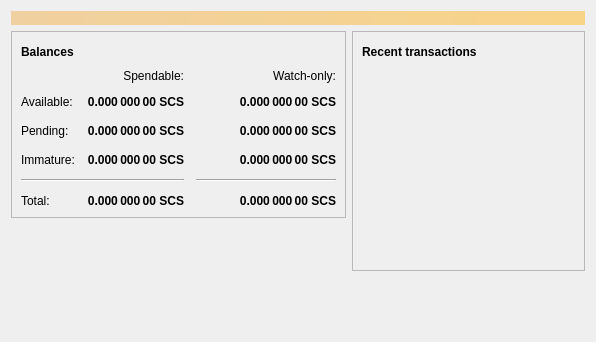
<?xml version="1.0" encoding="UTF-8"?>
<ui version="4.0">
 <class>OverviewPage</class>
 <widget class="QWidget" name="OverviewPage">
  <property name="geometry">
   <rect>
    <x>0</x>
    <y>0</y>
    <width>596</width>
    <height>342</height>
   </rect>
  </property>
  <property name="windowTitle">
   <string>Form</string>
  </property>
  <layout class="QVBoxLayout" name="topLayout">
   <item>
    <widget class="QLabel" name="labelAlerts">
     <property name="visible">
      <bool>false</bool>
     </property>
     <property name="styleSheet">
      <string notr="true">QLabel { background-color: qlineargradient(x1: 0, y1: 0, x2: 1, y2: 0, stop:0 #F0D0A0, stop:1 #F8D488); color:#000000; }</string>
     </property>
     <property name="wordWrap">
      <bool>true</bool>
     </property>
     <property name="margin">
      <number>3</number>
     </property>
     <property name="textInteractionFlags">
      <set>Qt::TextSelectableByMouse</set>
     </property>
    </widget>
   </item>
   <item>
    <layout class="QHBoxLayout" name="horizontalLayout" stretch="1,1">
     <item>
      <layout class="QVBoxLayout" name="verticalLayout_2">
       <item>
        <widget class="QFrame" name="frame">
         <property name="frameShape">
          <enum>QFrame::StyledPanel</enum>
         </property>
         <property name="frameShadow">
          <enum>QFrame::Raised</enum>
         </property>
         <layout class="QVBoxLayout" name="verticalLayout_4">
          <item>
           <layout class="QHBoxLayout" name="horizontalLayout_4">
            <item>
             <widget class="QLabel" name="label_5">
              <property name="font">
               <font>
                <weight>75</weight>
                <bold>true</bold>
               </font>
              </property>
              <property name="text">
               <string>Balances</string>
              </property>
             </widget>
            </item>
            <item>
             <widget class="QPushButton" name="labelWalletStatus">
              <property name="enabled">
               <bool>true</bool>
              </property>
              <property name="maximumSize">
               <size>
                <width>30</width>
                <height>16777215</height>
               </size>
              </property>
              <property name="toolTip">
               <string>The displayed information may be out of date. Your wallet automatically synchronizes with the Salemcash network after a connection is established, but this process has not completed yet.</string>
              </property>
              <property name="text">
               <string/>
              </property>
              <property name="icon">
               <iconset resource="../salemcash.qrc">
                <normaloff>:/icons/warning</normaloff>
                <disabledoff>:/icons/warning</disabledoff>:/icons/warning</iconset>
              </property>
              <property name="iconSize">
               <size>
                <width>24</width>
                <height>24</height>
               </size>
              </property>
              <property name="flat">
               <bool>true</bool>
              </property>
             </widget>
            </item>
            <item>
             <spacer name="horizontalSpacer_3">
              <property name="orientation">
               <enum>Qt::Horizontal</enum>
              </property>
              <property name="sizeHint" stdset="0">
               <size>
                <width>40</width>
                <height>20</height>
               </size>
              </property>
             </spacer>
            </item>
           </layout>
          </item>
          <item>
           <layout class="QGridLayout" name="gridLayout">
            <property name="spacing">
             <number>12</number>
            </property>
            <item row="2" column="2">
             <widget class="QLabel" name="labelWatchPending">
              <property name="font">
               <font>
                <weight>75</weight>
                <bold>true</bold>
               </font>
              </property>
              <property name="cursor">
               <cursorShape>IBeamCursor</cursorShape>
              </property>
              <property name="toolTip">
               <string>Unconfirmed transactions to watch-only addresses</string>
              </property>
              <property name="text">
               <string notr="true">0.000 000 00 SCS</string>
              </property>
              <property name="alignment">
               <set>Qt::AlignRight|Qt::AlignTrailing|Qt::AlignVCenter</set>
              </property>
              <property name="textInteractionFlags">
               <set>Qt::LinksAccessibleByMouse|Qt::TextSelectableByKeyboard|Qt::TextSelectableByMouse</set>
              </property>
             </widget>
            </item>
            <item row="2" column="1">
             <widget class="QLabel" name="labelUnconfirmed">
              <property name="font">
               <font>
                <weight>75</weight>
                <bold>true</bold>
               </font>
              </property>
              <property name="cursor">
               <cursorShape>IBeamCursor</cursorShape>
              </property>
              <property name="toolTip">
               <string>Total of transactions that have yet to be confirmed, and do not yet count toward the spendable balance</string>
              </property>
              <property name="text">
               <string notr="true">0.000 000 00 SCS</string>
              </property>
              <property name="alignment">
               <set>Qt::AlignRight|Qt::AlignTrailing|Qt::AlignVCenter</set>
              </property>
              <property name="textInteractionFlags">
               <set>Qt::LinksAccessibleByMouse|Qt::TextSelectableByKeyboard|Qt::TextSelectableByMouse</set>
              </property>
             </widget>
            </item>
            <item row="3" column="2">
             <widget class="QLabel" name="labelWatchImmature">
              <property name="font">
               <font>
                <weight>75</weight>
                <bold>true</bold>
               </font>
              </property>
              <property name="cursor">
               <cursorShape>IBeamCursor</cursorShape>
              </property>
              <property name="toolTip">
               <string>Mined balance in watch-only addresses that has not yet matured</string>
              </property>
              <property name="text">
               <string notr="true">0.000 000 00 SCS</string>
              </property>
              <property name="alignment">
               <set>Qt::AlignRight|Qt::AlignTrailing|Qt::AlignVCenter</set>
              </property>
              <property name="textInteractionFlags">
               <set>Qt::LinksAccessibleByMouse|Qt::TextSelectableByKeyboard|Qt::TextSelectableByMouse</set>
              </property>
             </widget>
            </item>
            <item row="4" column="0" colspan="2">
             <widget class="Line" name="line">
              <property name="orientation">
               <enum>Qt::Horizontal</enum>
              </property>
             </widget>
            </item>
            <item row="4" column="2">
             <widget class="Line" name="lineWatchBalance">
              <property name="sizePolicy">
               <sizepolicy hsizetype="Preferred" vsizetype="Fixed">
                <horstretch>0</horstretch>
                <verstretch>0</verstretch>
               </sizepolicy>
              </property>
              <property name="minimumSize">
               <size>
                <width>140</width>
                <height>0</height>
               </size>
              </property>
              <property name="orientation">
               <enum>Qt::Horizontal</enum>
              </property>
             </widget>
            </item>
            <item row="5" column="0">
             <widget class="QLabel" name="labelTotalText">
              <property name="text">
               <string>Total:</string>
              </property>
             </widget>
            </item>
            <item row="3" column="1">
             <widget class="QLabel" name="labelImmature">
              <property name="font">
               <font>
                <weight>75</weight>
                <bold>true</bold>
               </font>
              </property>
              <property name="cursor">
               <cursorShape>IBeamCursor</cursorShape>
              </property>
              <property name="toolTip">
               <string>Mined balance that has not yet matured</string>
              </property>
              <property name="text">
               <string notr="true">0.000 000 00 SCS</string>
              </property>
              <property name="alignment">
               <set>Qt::AlignRight|Qt::AlignTrailing|Qt::AlignVCenter</set>
              </property>
              <property name="textInteractionFlags">
               <set>Qt::LinksAccessibleByMouse|Qt::TextSelectableByKeyboard|Qt::TextSelectableByMouse</set>
              </property>
             </widget>
            </item>
            <item row="2" column="3">
             <spacer name="horizontalSpacer_2">
              <property name="orientation">
               <enum>Qt::Horizontal</enum>
              </property>
              <property name="sizeHint" stdset="0">
               <size>
                <width>40</width>
                <height>20</height>
               </size>
              </property>
             </spacer>
            </item>
            <item row="3" column="0">
             <widget class="QLabel" name="labelImmatureText">
              <property name="text">
               <string>Immature:</string>
              </property>
             </widget>
            </item>
            <item row="5" column="1">
             <widget class="QLabel" name="labelTotal">
              <property name="font">
               <font>
                <weight>75</weight>
                <bold>true</bold>
               </font>
              </property>
              <property name="cursor">
               <cursorShape>IBeamCursor</cursorShape>
              </property>
              <property name="toolTip">
               <string>Your current total balance</string>
              </property>
              <property name="text">
               <string notr="true">0.000 000 00 SCS</string>
              </property>
              <property name="alignment">
               <set>Qt::AlignRight|Qt::AlignTrailing|Qt::AlignVCenter</set>
              </property>
              <property name="textInteractionFlags">
               <set>Qt::LinksAccessibleByMouse|Qt::TextSelectableByKeyboard|Qt::TextSelectableByMouse</set>
              </property>
             </widget>
            </item>
            <item row="5" column="2">
             <widget class="QLabel" name="labelWatchTotal">
              <property name="font">
               <font>
                <weight>75</weight>
                <bold>true</bold>
               </font>
              </property>
              <property name="cursor">
               <cursorShape>IBeamCursor</cursorShape>
              </property>
              <property name="toolTip">
               <string>Current total balance in watch-only addresses</string>
              </property>
              <property name="text">
               <string notr="true">0.000 000 00 SCS</string>
              </property>
              <property name="alignment">
               <set>Qt::AlignRight|Qt::AlignTrailing|Qt::AlignVCenter</set>
              </property>
              <property name="textInteractionFlags">
               <set>Qt::LinksAccessibleByMouse|Qt::TextSelectableByKeyboard|Qt::TextSelectableByMouse</set>
              </property>
             </widget>
            </item>
            <item row="0" column="2">
             <widget class="QLabel" name="labelWatchonly">
              <property name="text">
               <string>Watch-only:</string>
              </property>
              <property name="alignment">
               <set>Qt::AlignRight|Qt::AlignTrailing|Qt::AlignVCenter</set>
              </property>
             </widget>
            </item>
            <item row="1" column="0">
             <widget class="QLabel" name="labelBalanceText">
              <property name="text">
               <string>Available:</string>
              </property>
             </widget>
            </item>
            <item row="1" column="1">
             <widget class="QLabel" name="labelBalance">
              <property name="font">
               <font>
                <weight>75</weight>
                <bold>true</bold>
               </font>
              </property>
              <property name="cursor">
               <cursorShape>IBeamCursor</cursorShape>
              </property>
              <property name="toolTip">
               <string>Your current spendable balance</string>
              </property>
              <property name="text">
               <string notr="true">0.000 000 00 SCS</string>
              </property>
              <property name="alignment">
               <set>Qt::AlignRight|Qt::AlignTrailing|Qt::AlignVCenter</set>
              </property>
              <property name="textInteractionFlags">
               <set>Qt::LinksAccessibleByMouse|Qt::TextSelectableByKeyboard|Qt::TextSelectableByMouse</set>
              </property>
             </widget>
            </item>
            <item row="1" column="2">
             <widget class="QLabel" name="labelWatchAvailable">
              <property name="font">
               <font>
                <weight>75</weight>
                <bold>true</bold>
               </font>
              </property>
              <property name="cursor">
               <cursorShape>IBeamCursor</cursorShape>
              </property>
              <property name="toolTip">
               <string>Your current balance in watch-only addresses</string>
              </property>
              <property name="text">
               <string notr="true">0.000 000 00 SCS</string>
              </property>
              <property name="alignment">
               <set>Qt::AlignRight|Qt::AlignTrailing|Qt::AlignVCenter</set>
              </property>
              <property name="textInteractionFlags">
               <set>Qt::LinksAccessibleByMouse|Qt::TextSelectableByKeyboard|Qt::TextSelectableByMouse</set>
              </property>
             </widget>
            </item>
            <item row="2" column="0">
             <widget class="QLabel" name="labelPendingText">
              <property name="text">
               <string>Pending:</string>
              </property>
             </widget>
            </item>
            <item row="0" column="1">
             <widget class="QLabel" name="labelSpendable">
              <property name="text">
               <string>Spendable:</string>
              </property>
              <property name="alignment">
               <set>Qt::AlignRight|Qt::AlignTrailing|Qt::AlignVCenter</set>
              </property>
             </widget>
            </item>
           </layout>
          </item>
         </layout>
        </widget>
       </item>
       <item>
        <spacer name="verticalSpacer">
         <property name="orientation">
          <enum>Qt::Vertical</enum>
         </property>
         <property name="sizeHint" stdset="0">
          <size>
           <width>20</width>
           <height>40</height>
          </size>
         </property>
        </spacer>
       </item>
      </layout>
     </item>
     <item>
      <layout class="QVBoxLayout" name="verticalLayout_3">
       <item>
        <widget class="QFrame" name="frame_2">
         <property name="frameShape">
          <enum>QFrame::StyledPanel</enum>
         </property>
         <property name="frameShadow">
          <enum>QFrame::Raised</enum>
         </property>
         <layout class="QVBoxLayout" name="verticalLayout">
          <item>
           <layout class="QHBoxLayout" name="horizontalLayout_2">
            <item>
             <widget class="QLabel" name="label_4">
              <property name="font">
               <font>
                <weight>75</weight>
                <bold>true</bold>
               </font>
              </property>
              <property name="text">
               <string>Recent transactions</string>
              </property>
             </widget>
            </item>
            <item>
             <widget class="QPushButton" name="labelTransactionsStatus">
              <property name="enabled">
               <bool>true</bool>
              </property>
              <property name="maximumSize">
               <size>
                <width>30</width>
                <height>16777215</height>
               </size>
              </property>
              <property name="toolTip">
               <string>The displayed information may be out of date. Your wallet automatically synchronizes with the Salemcash network after a connection is established, but this process has not completed yet.</string>
              </property>
              <property name="text">
               <string/>
              </property>
              <property name="icon">
               <iconset resource="../salemcash.qrc">
                <normaloff>:/icons/warning</normaloff>
                <disabledoff>:/icons/warning</disabledoff>:/icons/warning</iconset>
              </property>
              <property name="iconSize">
               <size>
                <width>24</width>
                <height>24</height>
               </size>
              </property>
              <property name="flat">
               <bool>true</bool>
              </property>
             </widget>
            </item>
            <item>
             <spacer name="horizontalSpacer">
              <property name="orientation">
               <enum>Qt::Horizontal</enum>
              </property>
              <property name="sizeHint" stdset="0">
               <size>
                <width>40</width>
                <height>20</height>
               </size>
              </property>
             </spacer>
            </item>
           </layout>
          </item>
          <item>
           <widget class="QListView" name="listTransactions">
            <property name="styleSheet">
             <string notr="true">QListView { background: transparent; }</string>
            </property>
            <property name="frameShape">
             <enum>QFrame::NoFrame</enum>
            </property>
            <property name="verticalScrollBarPolicy">
             <enum>Qt::ScrollBarAlwaysOff</enum>
            </property>
            <property name="horizontalScrollBarPolicy">
             <enum>Qt::ScrollBarAlwaysOff</enum>
            </property>
            <property name="selectionMode">
             <enum>QAbstractItemView::NoSelection</enum>
            </property>
           </widget>
          </item>
         </layout>
        </widget>
       </item>
       <item>
        <spacer name="verticalSpacer_2">
         <property name="orientation">
          <enum>Qt::Vertical</enum>
         </property>
         <property name="sizeHint" stdset="0">
          <size>
           <width>20</width>
           <height>40</height>
          </size>
         </property>
        </spacer>
       </item>
      </layout>
     </item>
    </layout>
   </item>
  </layout>
 </widget>
 <resources/>
 <connections/>
</ui>
